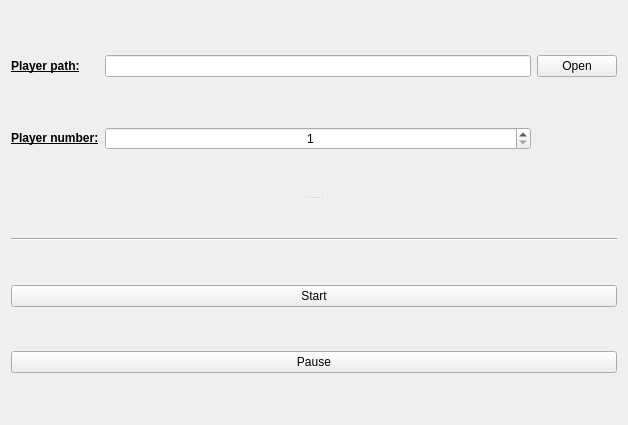
<?xml version="1.0" encoding="UTF-8"?>
<ui version="4.0">
 <class>ControlPanelWidge</class>
 <widget class="QWidget" name="ControlPanelWidge">
  <property name="geometry">
   <rect>
    <x>0</x>
    <y>0</y>
    <width>628</width>
    <height>425</height>
   </rect>
  </property>
  <property name="windowTitle">
   <string>Form</string>
  </property>
  <layout class="QVBoxLayout" name="verticalLayout_2">
   <item>
    <widget class="QSplitter" name="splitter">
     <property name="orientation">
      <enum>Qt::Vertical</enum>
     </property>
     <widget class="QWidget" name="">
      <layout class="QGridLayout" name="gridLayout">
       <item row="0" column="0">
        <widget class="QLabel" name="playerPathLabel">
         <property name="text">
          <string>&lt;html&gt;&lt;head/&gt;&lt;body&gt;&lt;p&gt;&lt;span style=&quot; font-weight:600; text-decoration: underline;&quot;&gt;Player path:&lt;/span&gt;&lt;/p&gt;&lt;/body&gt;&lt;/html&gt;</string>
         </property>
        </widget>
       </item>
       <item row="0" column="1">
        <widget class="QLineEdit" name="playerPathLineEdit"/>
       </item>
       <item row="0" column="2">
        <widget class="QPushButton" name="openButton">
         <property name="text">
          <string>Open</string>
         </property>
        </widget>
       </item>
       <item row="1" column="0">
        <widget class="QLabel" name="playerNumberLabel">
         <property name="text">
          <string>&lt;html&gt;&lt;head/&gt;&lt;body&gt;&lt;p&gt;&lt;span style=&quot; font-weight:600; text-decoration: underline;&quot;&gt;Player number:&lt;/span&gt;&lt;/p&gt;&lt;/body&gt;&lt;/html&gt;</string>
         </property>
        </widget>
       </item>
       <item row="1" column="1">
        <widget class="QSpinBox" name="playerNumberSpinBox">
         <property name="alignment">
          <set>Qt::AlignCenter</set>
         </property>
         <property name="minimum">
          <number>1</number>
         </property>
         <property name="maximum">
          <number>300</number>
         </property>
        </widget>
       </item>
      </layout>
     </widget>
     <widget class="QWidget" name="">
      <layout class="QVBoxLayout" name="verticalLayout">
       <item>
        <widget class="Line" name="line">
         <property name="orientation">
          <enum>Qt::Horizontal</enum>
         </property>
        </widget>
       </item>
       <item>
        <widget class="QPushButton" name="startButton">
         <property name="text">
          <string>Start</string>
         </property>
        </widget>
       </item>
       <item>
        <widget class="QPushButton" name="stopButton">
         <property name="text">
          <string>Pause</string>
         </property>
        </widget>
       </item>
      </layout>
     </widget>
    </widget>
   </item>
  </layout>
 </widget>
 <resources/>
 <connections/>
</ui>
